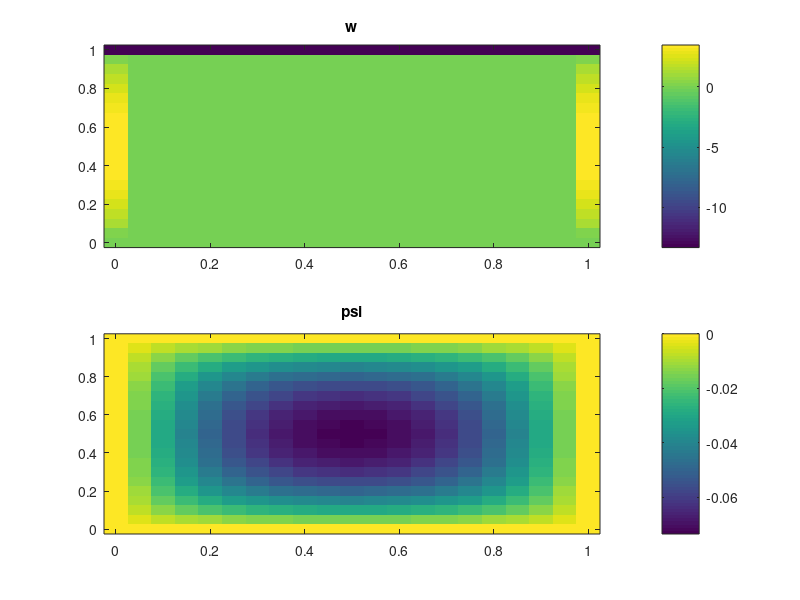

The MATLAB source for this figure:
clear; clc

h = 0.05; h2 = h*h;
x = 0:h:1; nx = length(x);
y = 0:h:1; ny = length(y);

alpha = cos(pi/nx) + cos(pi/ny);
alpha2 = alpha*alpha;
beta = (8 - 4*sqrt(4-alpha2))/alpha2;

psi = zeros(ny, nx);
w = zeros(ny, nx);
w(end, :) = -2/(3*h);

for i = 1:1000
    for iy = 2:ny-1
        w(iy, 1) = (-psi(iy-1, 2) + 8/3*psi(iy, 2) - psi(iy+1, 2) - 2/3*psi(iy, 3))/h2;
        w(iy, nx) = (-psi(iy-1, nx-1) + 8/3*psi(iy, nx-1) - psi(iy+1, nx-1) - 2/3*psi(iy, nx-2))/h2;
        
        for ix = 2:nx-1
            psi(iy, ix) = psi(iy, ix) + beta*0.25*(psi(iy-1, ix) + psi(iy+1, ix) + psi(iy, ix-1) + psi(iy, ix+1) -4*psi(iy, ix) - h2);
        
        end
    end
end

subplot(211)
imagesc(x, y, w); colorbar;
set(gca, 'YDir', 'normal');
title('w');

subplot(212)
imagesc(x, y, psi); colorbar;
set(gca, 'YDir', 'normal');
title('psi');

% w(iy, ix) = w(iy, ix) + beta*0.25*(w(iy-1, ix) + w(iy+1, ix) + w(iy, ix-1) + w(iy, ix+1) -4*psi(iy, ix) - h2);